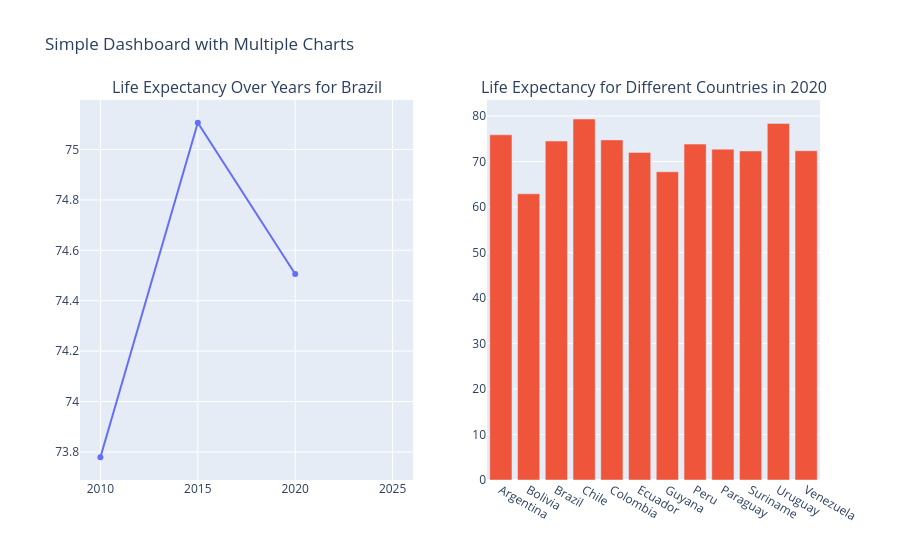

Notebook code cell kept with this figure:
### Markdown cell above
### Designing a Simple Dashboard

### Code cell
# Filter data for the year 2020
data_2020 = populations[populations['year'] == 2020]

# Create a subplot figure with 1 row and 2 columns
fig = make_subplots(
  rows=1, cols=2,
  subplot_titles=('Life Expectancy Over Years for Brazil',
                  'Life Expectancy for Different Countries in 2020'));

# Line chart of Life Expectancy for Brazil
bra_data = populations[populations['country_code'] == 'BRA']
line_chart = go.Scatter(x=bra_data['year'], y=bra_data['life_expectancy'],
                        mode='lines+markers', name='Brazil')
fig.add_trace(line_chart, row=1, col=1);

# Bar chart of Life Expectancy for South American countries in 2020
south_american_data_2020 = data_2020[data_2020['continent'] == 'South America']
bar_chart = go.Bar(x=south_american_data_2020['country'],
                   y=south_american_data_2020['life_expectancy'], name='2020')
fig.add_trace(bar_chart, row=1, col=2);

# Update layout to add a title and hide the legend
fig.update_layout(title_text='Simple Dashboard with Multiple Charts',
                  showlegend=False);
fig.show();

### Figure 1 — Plotly figure (JSON) as saved in the notebook; plotly's stock layout.template omitted (floating-point values rounded to 4 significant figures)
{"data": [{"mode": "lines+markers", "name": "Brazil", "type": "scatter", "x": [2010, 2015, 2020, 2025], "xaxis": "x", "y": [73.78, 75.11, 74.51, NaN], "yaxis": "y"}, {"name": "2020", "type": "bar", "x": ["Argentina", "Bolivia", "Brazil", "Chile", "Colombia", "Ecuador", "Guyana", "Peru", "Paraguay", "Suriname", "Uruguay", "Venezuela"], "xaxis": "x2", "y": [75.88, 62.91, 74.51, 79.35, 74.76, 72.0, 67.75, 73.83, 72.72, 72.32, 78.38, 72.37], "yaxis": "y2"}], "layout": {"annotations": [{"font": {"size": 16}, "showarrow": false, "text": "Life Expectancy Over Years for Brazil", "x": 0.225, "xanchor": "center", "xref": "paper", "y": 1.0, "yanchor": "bottom", "yref": "paper"}, {"font": {"size": 16}, "showarrow": false, "text": "Life Expectancy for Different Countries in 2020", "x": 0.775, "xanchor": "center", "xref": "paper", "y": 1.0, "yanchor": "bottom", "yref": "paper"}], "showlegend": false, "title": {"text": "Simple Dashboard with Multiple Charts"}, "xaxis": {"anchor": "y", "domain": [0.0, 0.45]}, "xaxis2": {"anchor": "y2", "domain": [0.55, 1.0]}, "yaxis": {"anchor": "x", "domain": [0.0, 1.0]}, "yaxis2": {"anchor": "x2", "domain": [0.0, 1.0]}}}
